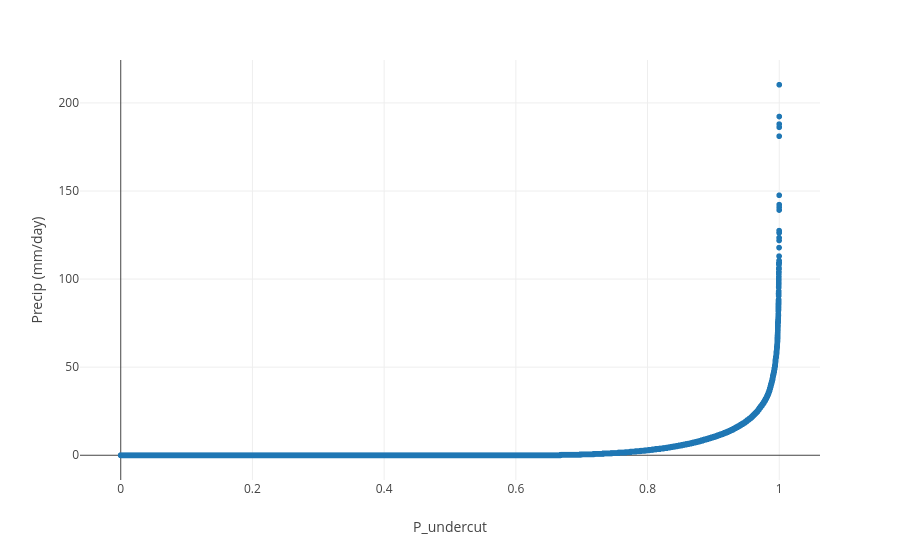

Notebook code for this chart:
### Code cell
# plot data
px.scatter(dummy.PRCPmm, marginal_y='violin', template='none')#, marginal_x='box', marginal_y='box')

### Figure 1 — Plotly figure (JSON) as saved in the notebook; plotly's stock layout.template omitted (floating-point values rounded to 4 significant figures; data arrays with more than 128 entries replaced by an {"elided": "..."} marker saying what was removed)
{"data": [{"hovertemplate": "x=%{x}<br>y=%{y}<extra></extra>", "legendgroup": "", "marker": {"color": "#1F77B4", "symbol": "circle"}, "mode": "markers", "name": "", "showlegend": false, "type": "scattergl", "x": {"elided": "52687 float values"}, "xaxis": "x", "y": {"elided": "52687 float values"}, "yaxis": "y"}], "layout": {"legend": {"tracegroupgap": 0}, "margin": {"t": 60}, "xaxis": {"anchor": "y", "domain": [0, 1], "title": {"text": "P_undercut"}}, "yaxis": {"anchor": "x", "domain": [0, 1], "title": {"text": "Precip (mm/day)"}}}}
